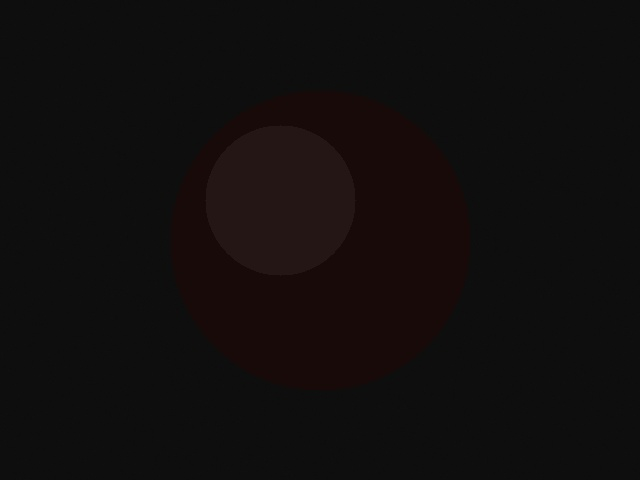
#> input picture python/sample_data/bad_too_dark.jpg, 640 x 480 px
$ python -i preprocessing.py   (imports and definitions only)
#> lines starting #> are read from the running program, lines starting #| are printed output that depends on the picture; after the words box and inside, x2 and y2 are one past the last pixel; in counts of white or black regions, pixels touching at a corner belong together
#> further down, picture is the input picture: shape (480, 640, 3); mean B, G, R 13.5, 13.7, 17
"""
Image loading, segmentation and normalisation utilities.

Everything here works on OpenCV BGR ``numpy`` arrays (the format returned by
``cv2.VideoCapture.read`` and ``cv2.imread``) so the same helpers serve both the
"single image file" path and the "live camera frame" path.
"""

from __future__ import annotations

from typing import Optional, Tuple

import cv2
import numpy as np


# [40 lines left out: functions load_image, ensure_bgr, resize_max, not called in this run]


def segment_food(frame: np.ndarray) -> Tuple[np.ndarray, Optional[Tuple[int, int, int, int]]]:
    """
    Best-effort separation of the food item from the tray/background.

    Strategy (fast, no ML): threshold on colour saturation to find the coloured
    object against a plainer tray, keep the largest connected blob, and clean it
    up morphologically. If that fails to produce a plausible object (area too
    small or nearly the whole frame), fall back to a centred rectangle so
    downstream code still gets a region to analyse.

    Returns:
        mask: uint8 array (0 or 255), 255 = food.
        bbox: (x, y, w, h) of the food region, or None if a full-frame fallback
              was used.

    This is intentionally simple and documented as a limitation: it assumes a
    single, roughly centred item on a relatively plain tray, which matches the
    FreshIQ rotating-tray setup. It is not a general-purpose segmenter.
    """
    h, w = frame.shape[:2]
#> h = 480; w = 640
    area = h * w
#> area = 307200
    blurred = cv2.GaussianBlur(frame, (5, 5), 0)
    hsv = cv2.cvtColor(blurred, cv2.COLOR_BGR2HSV)
#> hsv: shape (480, 640, 3); mean H, S, V 1.5, 34.1, 17
    s = hsv[:, :, 1]
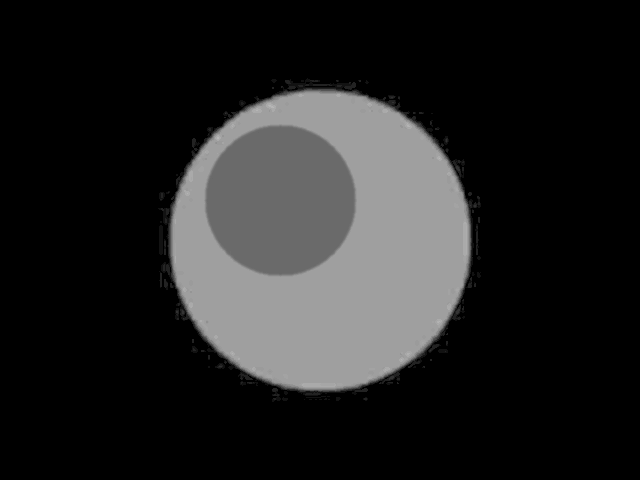
#> s: shape (480, 640); min 0, max 184, mean 34.1
    v = hsv[:, :, 2]
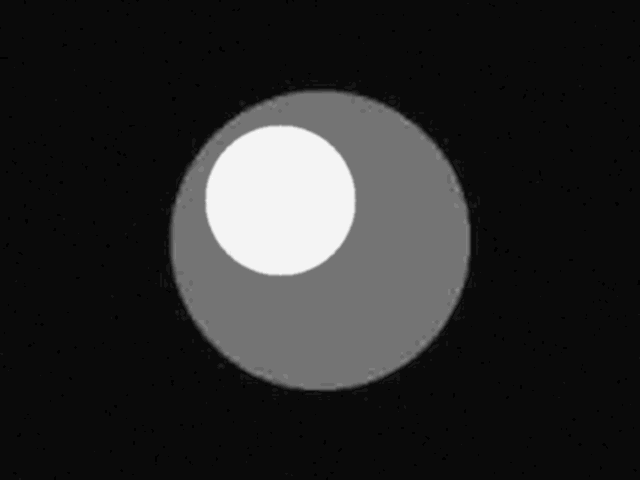
#> v: shape (480, 640); min 13, max 37, mean 17; drawn with min black and max white

    # Foreground guess: saturated OR clearly not-background-bright pixels.
    _, sat_mask = cv2.threshold(s, 0, 255, cv2.THRESH_BINARY + cv2.THRESH_OTSU)
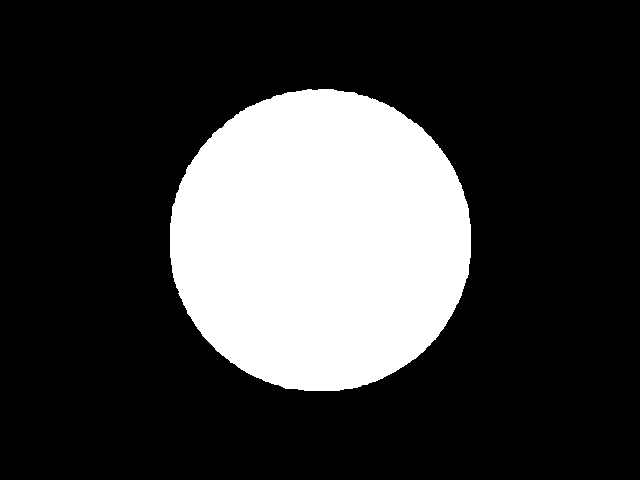
#> sat_mask: shape (480, 640); 23.4% white; 1 white region, box (x1, y1, x2, y2) and area: (170, 89, 471, 391) 71795
    # Also treat very dark regions (possible dark/rotten food) as foreground.
    dark_mask = (v < 60).astype(np.uint8) * 255
#> dark_mask: shape (480, 640); every value is 255
    mask = cv2.bitwise_or(sat_mask, dark_mask)

    kernel = cv2.getStructuringElement(cv2.MORPH_ELLIPSE, (7, 7))
    mask = cv2.morphologyEx(mask, cv2.MORPH_OPEN, kernel)
    mask = cv2.morphologyEx(mask, cv2.MORPH_CLOSE, kernel)

    contours, _ = cv2.findContours(mask, cv2.RETR_EXTERNAL, cv2.CHAIN_APPROX_SIMPLE)
#> contours = [[[0, 0], [0, 479], [639, 479], [639, 0]]]
    if contours:
        largest = max(contours, key=cv2.contourArea)
#> largest = [[0, 0], [0, 479], [639, 479], [639, 0]]
        blob_area = cv2.contourArea(largest)
#> blob_area = 306081
        frac = blob_area / float(area)
#> frac = 0.996
        if 0.02 <= frac <= 0.98:
            clean = np.zeros((h, w), dtype=np.uint8)
            cv2.drawContours(clean, [largest], -1, 255, thickness=cv2.FILLED)
            x, y, bw, bh = cv2.boundingRect(largest)
            return clean, (x, y, bw, bh)

    # Fallback: centred rectangle covering the middle 70%.
    fallback = np.zeros((h, w), dtype=np.uint8)
    x0, y0 = int(w * 0.15), int(h * 0.15)
#> x0 = 96; y0 = 72
    x1, y1 = int(w * 0.85), int(h * 0.85)
#> x1 = 544; y1 = 408
    fallback[y0:y1, x0:x1] = 255
    return fallback, None


# [29 lines left out: functions list_food_contours, prepare_for_model, not called in this run]

>>> import cv2
>>> picture = cv2.imread('../sample_data/bad_too_dark.jpg')
>>> result = segment_food(picture)
